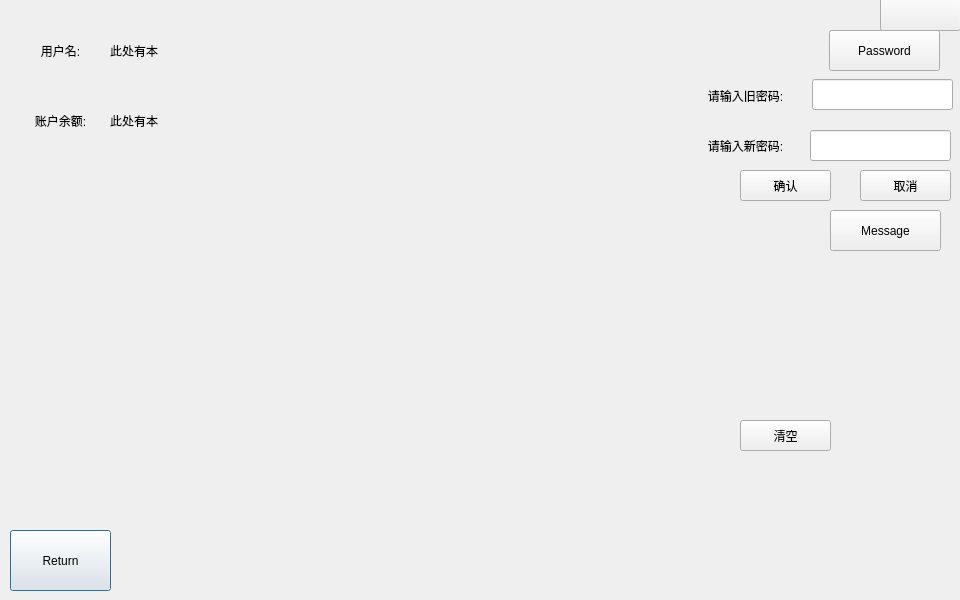
<?xml version="1.0" encoding="UTF-8"?>
<ui version="4.0">
 <class>User</class>
 <widget class="QDialog" name="User">
  <property name="geometry">
   <rect>
    <x>0</x>
    <y>0</y>
    <width>960</width>
    <height>600</height>
   </rect>
  </property>
  <property name="windowTitle">
   <string>Dialog</string>
  </property>
  <widget class="QPushButton" name="Return1">
   <property name="geometry">
    <rect>
     <x>10</x>
     <y>530</y>
     <width>101</width>
     <height>61</height>
    </rect>
   </property>
   <property name="text">
    <string>Return</string>
   </property>
  </widget>
  <widget class="QLabel" name="accountLabel">
   <property name="geometry">
    <rect>
     <x>20</x>
     <y>100</y>
     <width>81</width>
     <height>41</height>
    </rect>
   </property>
   <property name="text">
    <string>账户余额:</string>
   </property>
   <property name="alignment">
    <set>Qt::AlignCenter</set>
   </property>
  </widget>
  <widget class="QLabel" name="accountshowLabel">
   <property name="geometry">
    <rect>
     <x>110</x>
     <y>100</y>
     <width>51</width>
     <height>41</height>
    </rect>
   </property>
   <property name="text">
    <string>此处有本</string>
   </property>
  </widget>
  <widget class="QLabel" name="nameLabel">
   <property name="geometry">
    <rect>
     <x>20</x>
     <y>30</y>
     <width>81</width>
     <height>41</height>
    </rect>
   </property>
   <property name="text">
    <string>用户名:</string>
   </property>
   <property name="alignment">
    <set>Qt::AlignCenter</set>
   </property>
  </widget>
  <widget class="QLabel" name="nameshowLabel">
   <property name="geometry">
    <rect>
     <x>110</x>
     <y>30</y>
     <width>51</width>
     <height>41</height>
    </rect>
   </property>
   <property name="text">
    <string>此处有本</string>
   </property>
  </widget>
  <widget class="QPushButton" name="resetButton">
   <property name="geometry">
    <rect>
     <x>829</x>
     <y>30</y>
     <width>111</width>
     <height>41</height>
    </rect>
   </property>
   <property name="text">
    <string>Password</string>
   </property>
  </widget>
  <widget class="QPushButton" name="infoBtn">
   <property name="geometry">
    <rect>
     <x>880</x>
     <y>-10</y>
     <width>81</width>
     <height>41</height>
    </rect>
   </property>
   <property name="text">
    <string/>
   </property>
  </widget>
  <widget class="QLineEdit" name="resetLineEdit1">
   <property name="geometry">
    <rect>
     <x>812</x>
     <y>79</y>
     <width>141</width>
     <height>31</height>
    </rect>
   </property>
  </widget>
  <widget class="QLabel" name="resetLabel1">
   <property name="geometry">
    <rect>
     <x>690</x>
     <y>80</y>
     <width>111</width>
     <height>31</height>
    </rect>
   </property>
   <property name="text">
    <string>请输入旧密码:</string>
   </property>
   <property name="alignment">
    <set>Qt::AlignCenter</set>
   </property>
  </widget>
  <widget class="QLabel" name="resetLabel2">
   <property name="geometry">
    <rect>
     <x>690</x>
     <y>130</y>
     <width>111</width>
     <height>31</height>
    </rect>
   </property>
   <property name="text">
    <string>请输入新密码:</string>
   </property>
   <property name="alignment">
    <set>Qt::AlignCenter</set>
   </property>
  </widget>
  <widget class="QLineEdit" name="resetLineEdit2">
   <property name="geometry">
    <rect>
     <x>810</x>
     <y>130</y>
     <width>141</width>
     <height>31</height>
    </rect>
   </property>
  </widget>
  <widget class="QPushButton" name="newpassBtn">
   <property name="geometry">
    <rect>
     <x>740</x>
     <y>170</y>
     <width>91</width>
     <height>31</height>
    </rect>
   </property>
   <property name="text">
    <string>确认</string>
   </property>
  </widget>
  <widget class="QPushButton" name="oldpassBtn">
   <property name="geometry">
    <rect>
     <x>860</x>
     <y>170</y>
     <width>91</width>
     <height>31</height>
    </rect>
   </property>
   <property name="text">
    <string>取消</string>
   </property>
  </widget>
  <widget class="QPushButton" name="newsButton">
   <property name="geometry">
    <rect>
     <x>830</x>
     <y>210</y>
     <width>111</width>
     <height>41</height>
    </rect>
   </property>
   <property name="text">
    <string>Message</string>
   </property>
  </widget>
  <widget class="QLabel" name="messagehere">
   <property name="geometry">
    <rect>
     <x>710</x>
     <y>270</y>
     <width>251</width>
     <height>131</height>
    </rect>
   </property>
   <property name="text">
    <string/>
   </property>
  </widget>
  <widget class="QPushButton" name="clearBtn">
   <property name="geometry">
    <rect>
     <x>740</x>
     <y>420</y>
     <width>91</width>
     <height>31</height>
    </rect>
   </property>
   <property name="text">
    <string>清空</string>
   </property>
  </widget>
 </widget>
 <resources/>
 <connections/>
</ui>
